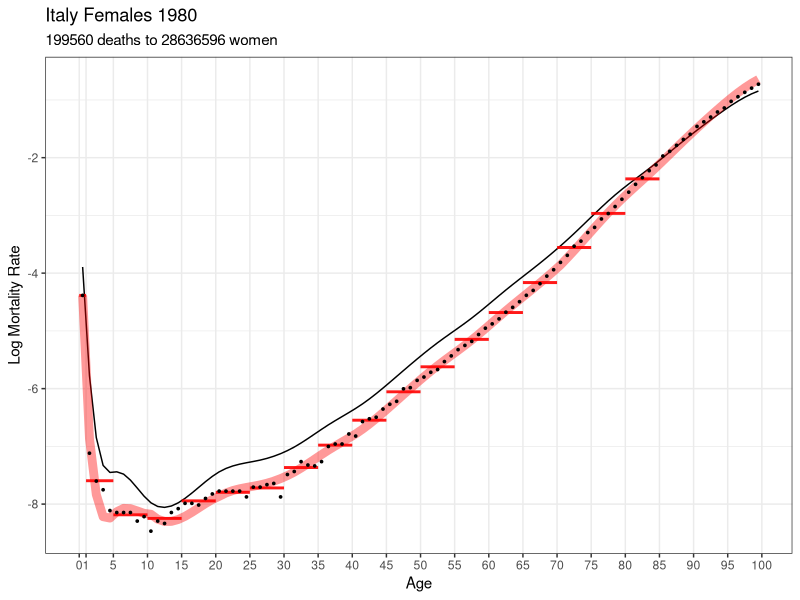
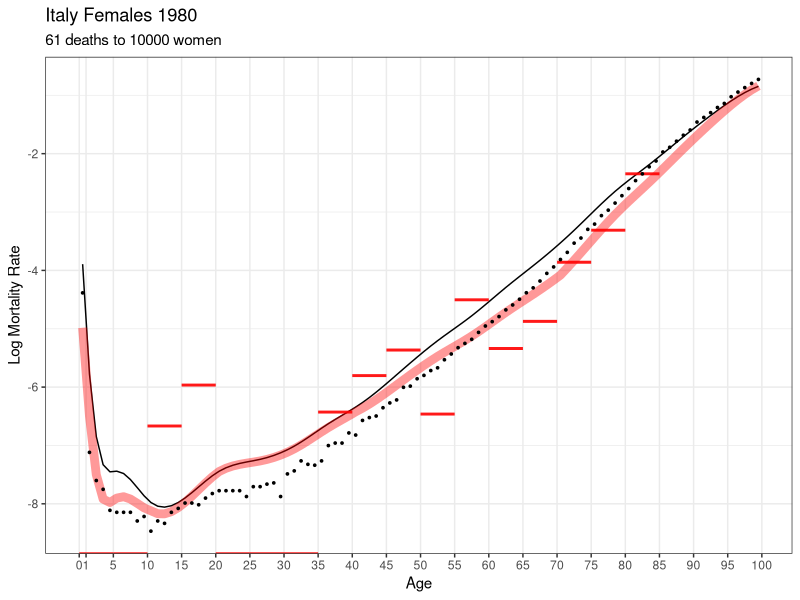
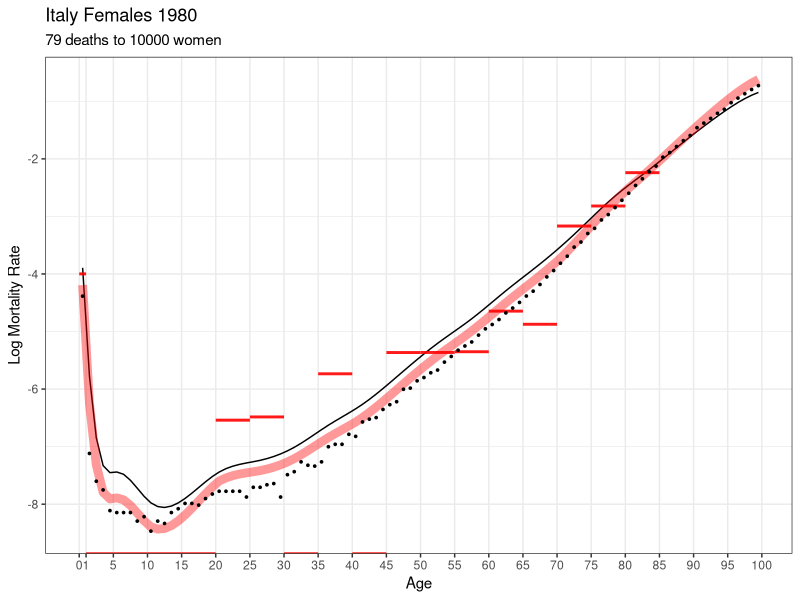
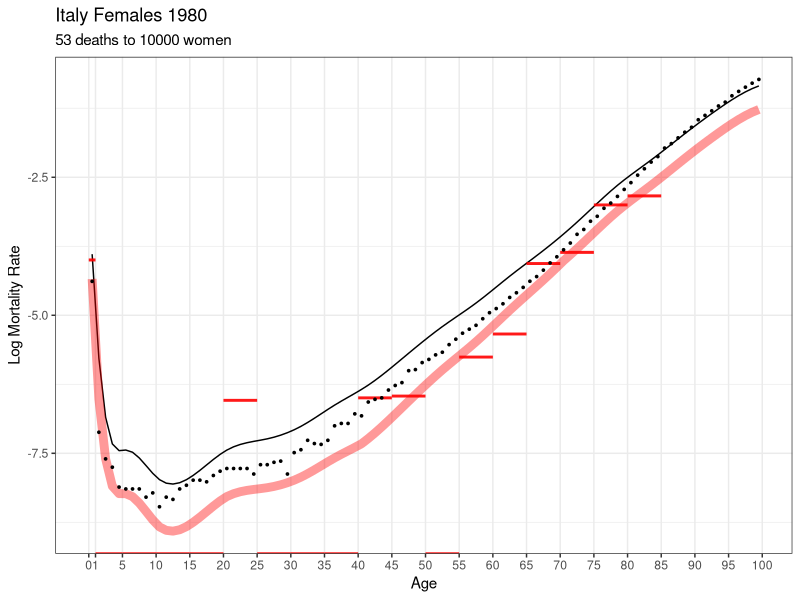
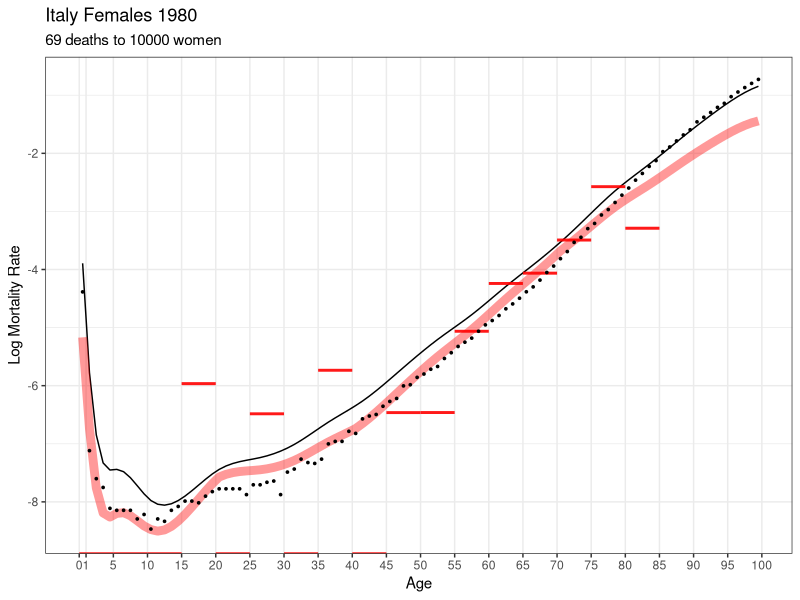
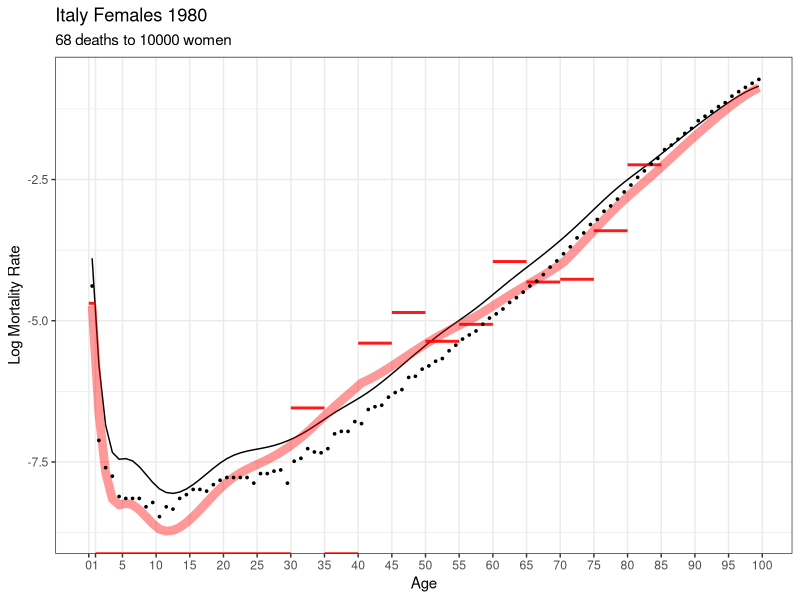
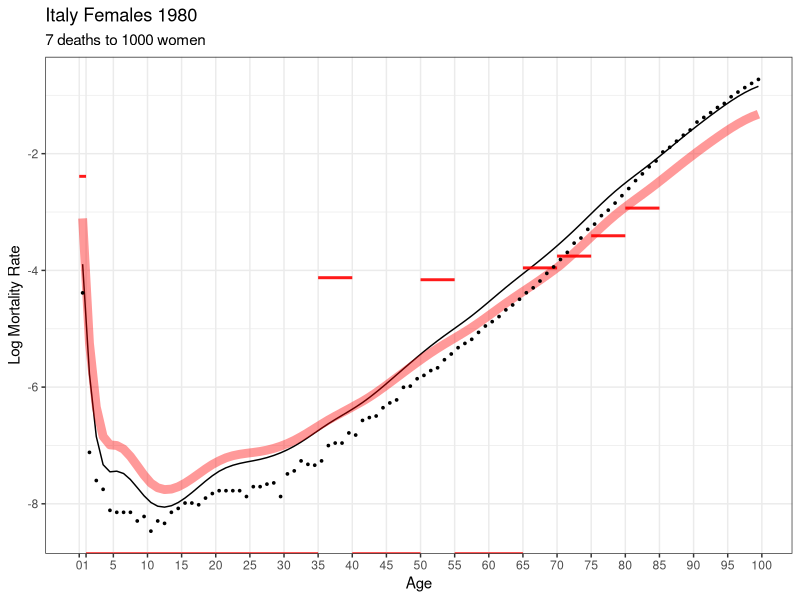
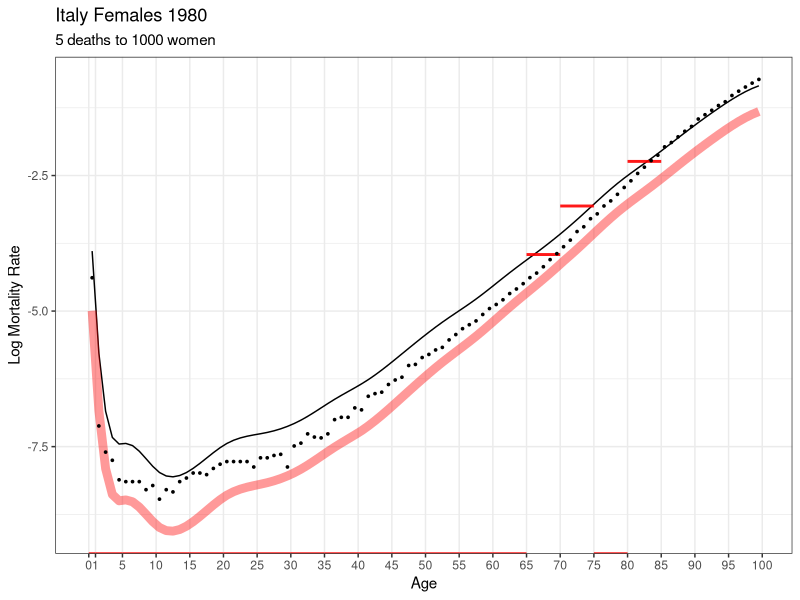

Here is the R script that generated these plots, in order:
## ---- chunk 1
knitr::opts_chunk$set(echo = TRUE)
## ---- chunk 2
library(tidyverse, quietly = TRUE)
library(splines, quietly = TRUE)
## ---- chunk 3
## Italian female 1980 HMD data for age groups

L = c(0,1,seq(5,80,5))
U = c(tail(L,-1),85)

N = c(312106.85, 1423566.3, 2105814.63, 2249555.41, 2230885.74, 1983157.8, 
1874479.58, 1989351.99, 1772133.73, 1896866.51, 1836597.36, 1834496.64, 
1811178.38, 1192763.85, 1498384.03, 1223810.9, 863725.92, 537720.77)

D = c(3889, 716, 587, 589, 791, 816, 832, 1257, 1651, 2721, 4310, 
6636, 10536, 11043, 23312, 34945, 44537, 50392)
  
## save the real data in "big" versions -- useful for sampling later
bigD = D
bigN = N 

## standard schedule is (arbitrarily) the 1959 period schedule 
## for Canadian females at ages 0,1,...,99 
## these are the log mortality rates
std = c(-3.8933, -5.7776, -6.8474, -7.3298, -7.4519, -7.4408, -7.4807, 
-7.5845, -7.7219, -7.8628, -7.9771, -8.041, -8.0568, -8.0329, 
-7.9779, -7.9005, -7.8088, -7.7101, -7.6113, -7.5195, -7.4415, 
-7.3823, -7.3393, -7.308, -7.2837, -7.2619, -7.238, -7.2082, 
-7.1712, -7.1264, -7.0735, -7.0118, -6.9414, -6.8648, -6.7849, 
-6.7047, -6.6272, -6.5544, -6.4845, -6.4147, -6.3423, -6.2645, 
-6.1791, -6.0872, -5.9904, -5.8903, -5.7887, -5.6869, -5.586, 
-5.4866, -5.3895, -5.2953, -5.2049, -5.1186, -5.0347, -4.9513, 
-4.8664, -4.778, -4.6847, -4.5877, -4.4887, -4.3895, -4.2918, 
-4.1969, -4.1041, -4.0122, -3.9199, -3.8261, -3.7296, -3.6303, 
-3.5278, -3.4221, -3.3129, -3.2004, -3.0861, -2.9716, -2.8589, 
-2.7497, -2.6458, -2.5482, -2.4556, -2.3659, -2.2771, -2.187, 
-2.0942, -1.9991, -1.9028, -1.8062, -1.7105, -1.6164, -1.5242, 
-1.434, -1.3458, -1.2596, -1.1758, -1.0958, -1.0212, -0.9535, 
-0.8944, -0.8454)

## single-year log mortality rates from HMD
## these are the targets for TOPALS estimation
ITA_HMD_logmx = 
  c(-4.3852, -7.1185, -7.6009, -7.7517, -8.1117, -8.1456, -8.1456, 
-8.1456, -8.294, -8.2171, -8.4684, -8.294, -8.3349, -8.1456, 
-8.0789, -7.9866, -7.9866, -8.0164, -7.902, -7.824, -7.7753, 
-7.7753, -7.7753, -7.7753, -7.8753, -7.7063, -7.7063, -7.6628, 
-7.6417, -7.8753, -7.4876, -7.4354, -7.2644, -7.3233, -7.3385, 
-7.2644, -7.0021, -6.959, -6.959, -6.7855, -6.8216, -6.5713, 
-6.5225, -6.4956, -6.3539, -6.2712, -6.2196, -6.0035, -5.9835, 
-5.8569, -5.7992, -5.7169, -5.6694, -5.5315, -5.433, -5.3247, 
-5.2514, -5.1814, -5.0625, -4.9533, -4.8783, -4.7915, -4.6767, 
-4.5923, -4.4945, -4.3836, -4.2992, -4.1825, -4.0513, -3.9409, 
-3.8135, -3.6913, -3.5332, -3.4455, -3.2966, -3.2069, -3.0614, 
-2.9677, -2.8466, -2.7201, -2.5974, -2.4617, -2.3462, -2.2249, 
-2.1253, -1.9713, -1.8905, -1.7861, -1.6842, -1.5945, -1.4583, 
-1.3792, -1.297, -1.2087, -1.1393, -1.0245, -0.9444, -0.8681, 
-0.7958, -0.7276)


## single-year ages for TOPALS schedule
age = 0:99
knot_positions = c(0,1,10,20,40,70)

## B is an Ax7 matrix. Each column is a linear B-spline basis function
B      = bs( age, knots=knot_positions, degree=1 )
K = ncol(B) 

## penalty
D1 = diff( diag(K), diff=1)
P  = 2 * crossprod(D1)

## weighting matrix W
A = length(age) # number of single-year ages
G = length(L)   # number of age groups

W = matrix(0, nrow=G, ncol=A, dimnames=list(L,age))

W['0','0'] = 1
W['1',2:5] = 0.25
for (i in 3:G) W[i, 5*(i-2)+1:5] = 0.2

## ---- chunk 4

next_alpha = function(alpha, D, N) {
  mu = as.vector( exp( std + B %*% alpha))
  M  = as.vector( W %*% mu)
  
  Dhat = N * M
  
  X = W %*% diag(mu) %*% B
  A = diag(N/M)
  
  y = (D-Dhat)/N + X %*% alpha
  
  updated_alpha = solve( t(X) %*% A %*% X + P, t(X) %*% A %*% y)
  return(updated_alpha)
}


## (preliminary & rudimentary) function to fit and plot a TOPALS schedule

fit_TOPALS = function(D,N) {

 alpha = matrix(NA,K,6, dimnames=list(c(knot_positions,99), paste0('iter',0:5)))

 alpha[,1] = rep(0,K)

 for (i in 2:ncol(alpha)) {
   alpha[,i] = next_alpha( alpha[,i-1], D, N)
 } 


 round( alpha,4)
 
 ## plot the data, true rates, and PIRLS fit
 
 df_grouped = data.frame(
                L = L,
                U = U,
                N = N,
                D = D
               ) %>%
          mutate(logmx_obs = log(D/N))
              
 
 df_single  = data.frame(
                  age=age+.50,
                  std = std,
                  logmx_true = ITA_HMD_logmx,
                  logmx_fit  = std + B %*% alpha[,6]
               )

this_plot =
  ggplot(data = df_single, aes(x=age,y=logmx_true)) +
      geom_line(aes(x=age,y=std), color='black', lwd=0.5) +
      geom_line(aes(x=age,y=logmx_fit), color='red', lwd=3, alpha=.40) +
      geom_segment(data=df_grouped,aes(x=L,xend=U,
                                       y=logmx_obs,
                                       yend=logmx_obs),
                   color='red',lwd=1, alpha=.90) +
         geom_point(size=0.60) +
      labs(x='Age',y='Log Mortality Rate',
           title='Italy Females 1980',
           subtitle = paste(sum(D),'deaths to',round(sum(N)),'women')) +
      scale_x_continuous(breaks=c(0,1,seq(5,100,5)),minor_breaks = NULL) +
      theme_bw()

  print(this_plot)
  return(NULL)  # temporary -- will want detailed output
}

fit_TOPALS(bigD,bigN)

## ---- chunk 5

for (i in 1:5) {  
  ## simulate a small population    
    target_pop = 10000
    N = bigN * target_pop/sum(bigN)
    D = rpois(length(N), N* bigD/bigN)
    
    fit_TOPALS(D,N)
}
## ---- chunk 6
for (i in 1:5) {  
  ## simulate a small population    
    target_pop = 1000
    N = bigN * target_pop/sum(bigN)
    D = rpois(length(N), N* bigD/bigN)
    
    fit_TOPALS(D,N)
}
